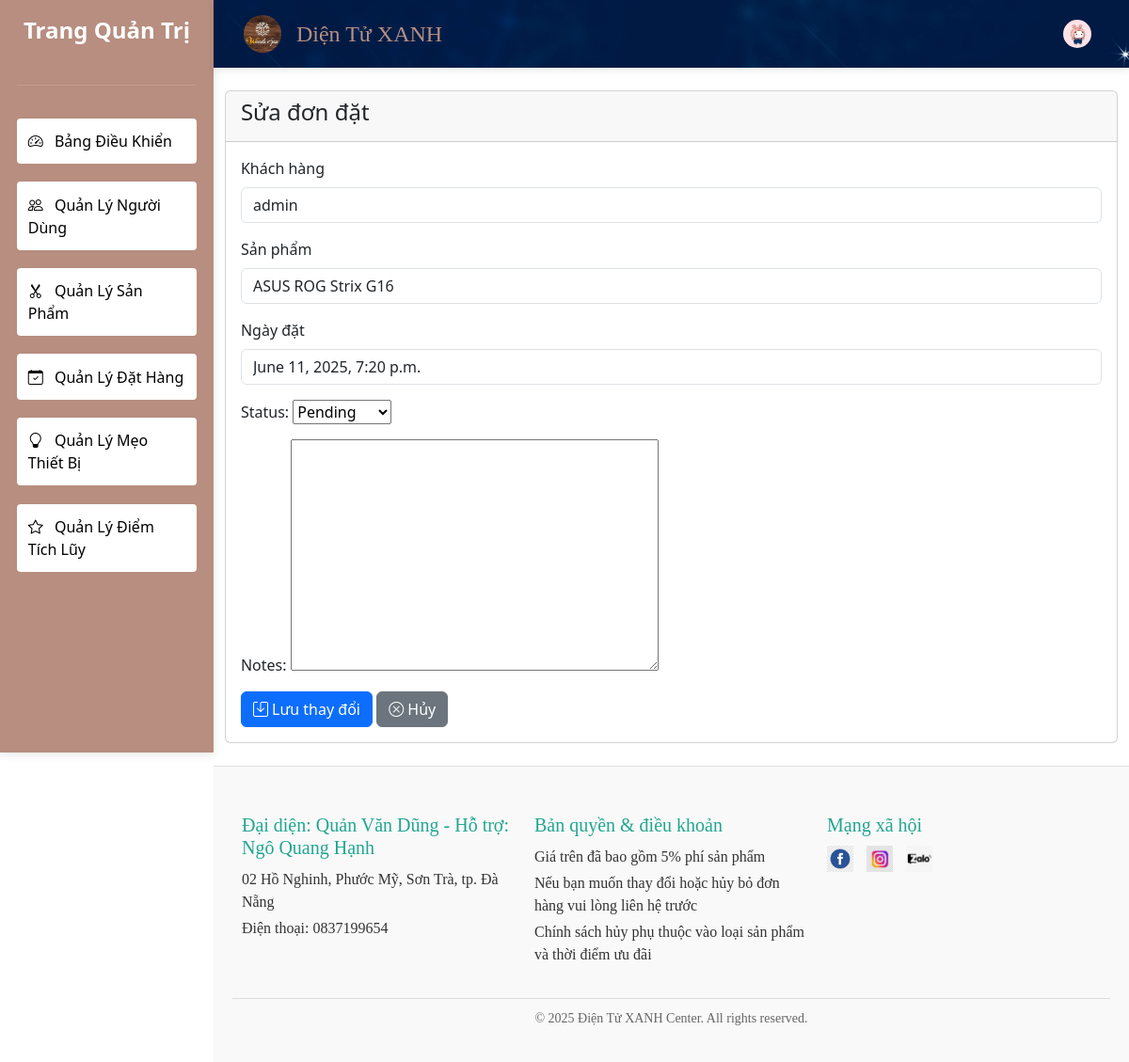
/bookings/admin/75/edit/, run on the app's committed database.
### bookings/models.py (models this page shows, shortened)
class Booking(models.Model):
    customer = models.ForeignKey(CustomUser, on_delete=models.CASCADE)
    service = models.ForeignKey(Service, on_delete=models.CASCADE)
    booking_date = models.DateTimeField()
    notes = models.TextField(blank=True)
    created_at = models.DateTimeField(auto_now_add=True)
    points_awarded = models.BooleanField(default=False, verbose_name="Đã cộng điểm")
    points_awarded_date = models.DateTimeField(null=True, blank=True)
    STATUS_CHOICES = (
        ('pending', 'Pending'),
        ('confirmed', 'Confirmed'),
        ('completed', 'Completed'),
        ('cancelled', 'Cancelled'),
    )
    status = models.CharField(max_length=10, choices=STATUS_CHOICES, default='pending')
    class Meta:
        ordering = ['-booking_date']
        verbose_name = 'Booking'
        verbose_name_plural = 'Bookings'
        permissions = [
            ('manage_booking', 'Can manage all bookings'),
        ]

### accounts/models.py (models this page shows, shortened)
class CustomUser(AbstractUser):
    phone = models.CharField(max_length=15, blank=True)
    address = models.TextField(blank=True)
    USER_TYPE_CHOICES = (
        ('admin', 'Admin'),
        ('staff', 'Staff'),
        ('customer', 'Customer'),
    )
    user_type = models.CharField(max_length=10, choices=USER_TYPE_CHOICES, default='customer')
    class Meta:
        verbose_name = 'User'
        verbose_name_plural = 'Users'

### services/models.py (models this page shows, shortened)
class Service(models.Model):
    category = models.ForeignKey(ServiceCategory, on_delete=models.SET_NULL, null=True, blank=True)
    name = models.CharField(max_length=100)
    slug = models.SlugField(max_length=100, unique=True)
    description = models.TextField()
    price = models.DecimalField(max_digits=10, decimal_places=2)
    duration = models.DurationField()
    image = models.ImageField(upload_to='services/', blank=True)
    is_featured = models.BooleanField(default=False)
    created_at = models.DateTimeField(auto_now_add=True)
    updated_at = models.DateTimeField(auto_now=True)
    average_rating = models.FloatField(default=0.0)
    review_count = models.PositiveIntegerField(default=0)
    class Meta:
        verbose_name = 'Service'
        verbose_name_plural = 'Services'
        ordering = ['-is_featured', 'name']

### bookings/views.py (the view, shortened to what this page needs)
# urls.py: path('admin/<int:pk>/edit/', AdminBookingUpdateView.as_view(), name='admin_booking_update'),
class AdminBookingUpdateView(SuccessMessageMixin, UpdateView):
    model = Booking
    fields = ['status', 'notes']
    template_name = 'admin/bookings/form.html'
    success_message = "Booking updated successfully"

### templates/admin/bookings/form.html (shortened to what this page needs)
{% extends "admin/base_site.html" %}
{% block content %}
<div class="card">
    <div class="card-header">
        <h4>{% if object %}Sửa{% else %}Tạo{% endif %} đơn đặt</h4>
    </div>
    <div class="card-body">
        <form method="post">
            <div class="mb-3">
                <label class="form-label">Khách hàng</label>
                <input type="text" class="form-control" value="{{ object.customer.get_full_name|default:object.customer.username }}" readonly>
            </div>
            <div class="mb-3">
                <label class="form-label">Sản phẩm</label>
                <input type="text" class="form-control" value="{{ object.service.name }}" readonly>
            </div>
            <div class="mb-3">
                <label class="form-label">Ngày đặt</label>
                <input type="text" class="form-control" value="{{ object.booking_date }}" readonly>
            </div>
            {{ form.as_p }}
            <button type="submit" class="btn btn-primary">
                <i class="bi bi-save"></i> Lưu thay đổi
            </button>
            <a href="{% url 'bookings:admin_booking_detail' object.pk %}" class="btn btn-secondary">
                <i class="bi bi-x-circle"></i> Hủy
            </a>
        </form>
    </div>
</div>
{% endblock %}

### data on the page
Booking: customer.get_full_name "admin", service.name "ASUS ROG Strix G16", booking_date "June 11, 2025, 7:20 p.m.", status "Pending"
